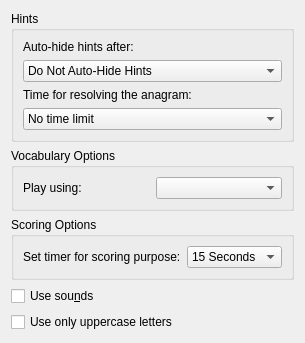
<ui version="4.0" >
 <class>MainSettingsWidget</class>
 <widget class="QWidget" name="MainSettingsWidget" >
  <property name="geometry" >
   <rect>
    <x>0</x>
    <y>0</y>
    <width>209</width>
    <height>227</height>
   </rect>
  </property>
  <property name="windowTitle" >
   <string comment="@title:group main settings page name" >General</string>
  </property>
  <property name="whatsThis" >
   <string>This setting allows you to set the length of time Kanagram's hint bubble is shown.</string>
  </property>
  <layout class="QVBoxLayout" >
   <item>
    <widget class="QGroupBox" name="groupBox1" >
     <property name="title" >
      <string>Hints</string>
     </property>
     <layout class="QVBoxLayout" >
      <item>
       <widget class="QLabel" name="textLabel1_2" >
        <property name="text" >
         <string>Auto-hide hints after:</string>
        </property>
       </widget>
      </item>
      <item>
       <widget class="QComboBox" name="kcfg_hintHideTime" >
        <item>
         <property name="text" >
          <string>Do Not Auto-Hide Hints</string>
         </property>
        </item>
        <item>
         <property name="text" >
          <string>3 Seconds</string>
         </property>
        </item>
        <item>
         <property name="text" >
          <string>5 Seconds</string>
         </property>
        </item>
        <item>
         <property name="text" >
          <string>7 Seconds</string>
         </property>
        </item>
        <item>
         <property name="text" >
          <string>9 Seconds</string>
         </property>
        </item>
       </widget>
      </item>
      <item>
       <widget class="QLabel" name="textLabelResolveTime" >
        <property name="text" >
         <string>Time for resolving the anagram:</string>
        </property>
       </widget>
      </item>
      <item>
       <widget class="QComboBox" name="kcfg_resolveTime" >
        <item>
         <property name="text" >
          <string>No time limit</string>
         </property>
        </item>
        <item>
         <property name="text" >
          <string>15 Seconds</string>
         </property>
        </item>
        <item>
         <property name="text" >
          <string>30 Seconds</string>
         </property>
        </item>
        <item>
         <property name="text" >
          <string>45 Seconds</string>
         </property>
        </item>
        <item>
         <property name="text" >
          <string>60 Seconds</string>
         </property>
        </item>
       </widget>
      </item>
     </layout>
    </widget>
   </item>
   <item>
    <widget class="QGroupBox" name="groupBox3" >
     <property name="title" >
      <string>Vocabulary Options</string>
     </property>
     <layout class="QVBoxLayout" >
      <item>
       <layout class="QHBoxLayout" >
        <item>
         <widget class="QLabel" name="textLabel1" >
          <property name="text" >
           <string>Play using:</string>
          </property>
          <property name="buddy" >
           <cstring>languageComboBox</cstring>
          </property>
         </widget>
        </item>
        <item>
         <widget class="QComboBox" name="languageComboBox" />
        </item>
       </layout>
      </item>
     </layout>
    </widget>
   </item>
     <item>
    <widget class="QGroupBox" name="groupBox4" >
     <property name="title" >
      <string>Scoring Options</string>
     </property>
     <layout class="QHBoxLayout" >
      <item>
       <widget class="QLabel" name="textLabelScoreTime" >
        <property name="text" >
         <string>Set timer for scoring purpose:</string>
        </property>
       </widget>
      </item>
      <item>
       <widget class="QComboBox" name="kcfg_scoreTime" >
        <item>
         <property name="text" >
          <string>15 Seconds</string>
         </property>
        </item>
        <item>
         <property name="text" >
          <string>30 Seconds</string>
         </property>
        </item>
        <item>
         <property name="text" >
          <string>45 Seconds</string>
         </property>
        </item>
        <item>
         <property name="text" >
          <string>60 Seconds</string>
         </property>
        </item>
       </widget>
      </item>
     </layout>
    </widget>
   </item>
   <item>
    <widget class="QCheckBox" name="kcfg_useSounds" >
     <property name="whatsThis" >
      <string>Turns sounds on/off.</string>
     </property>
     <property name="text" >
      <string>Use sou&amp;nds</string>
     </property>
    </widget>
   </item>
   <item>
    <widget class="QCheckBox" name="kcfg_uppercaseOnly" >
     <property name="whatsThis" >
      <string>Use Uppercase.</string>
     </property>
     <property name="text" >
      <string>Use only uppercase letters</string>
     </property>
    </widget>
   </item>
   <item>
    <spacer>
     <property name="orientation" >
      <enum>Qt::Vertical</enum>
     </property>
     <property name="sizeType" >
      <enum>QSizePolicy::Expanding</enum>
     </property>
     <property name="sizeHint" >
      <size>
       <width>16</width>
       <height>16</height>
      </size>
     </property>
    </spacer>
   </item>
  </layout>
 </widget>
  <tabstops>
  <tabstop>kcfg_hintHideTime</tabstop>
  <tabstop>kcfg_useSounds</tabstop>
 </tabstops>
 <resources/>
 <connections/>
</ui>
